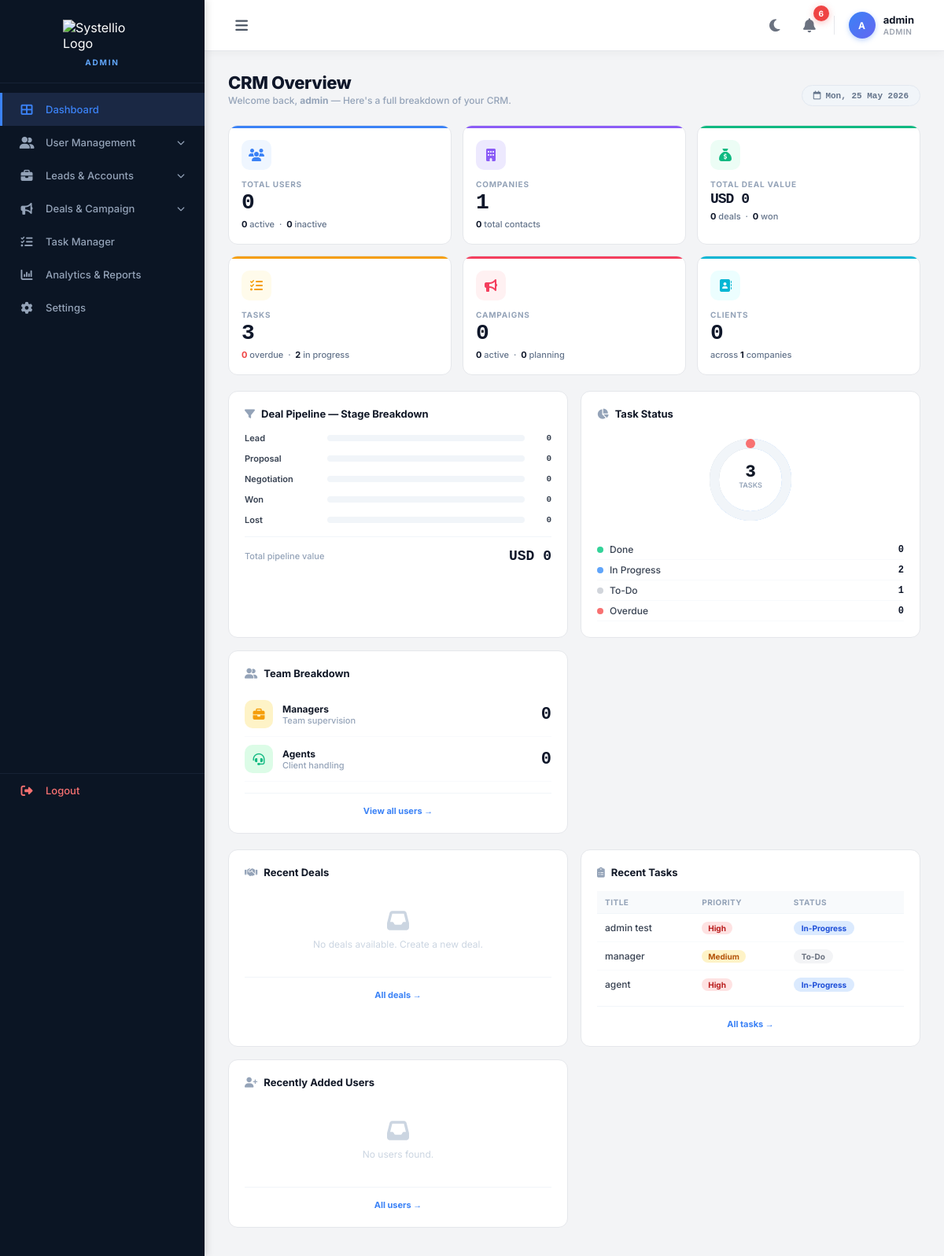
Screenshot of /admin_dashboard.php (signed in) with the database file from the repository.
### tables this page shows
CREATE TABLE `tasks` (
  `id` int(11) NOT NULL,
  `title` varchar(255) NOT NULL,
  `description` text DEFAULT NULL,
  `assigned_to` varchar(100) DEFAULT 'Unassigned',
  `priority` varchar(50) DEFAULT 'Medium',
  `status` varchar(50) DEFAULT 'To-Do',
  `due_date` date DEFAULT NULL,
  `created_at` timestamp NOT NULL DEFAULT current_timestamp(),
  `assigned_by` varchar(100) DEFAULT NULL,
  `updated_at` timestamp NULL DEFAULT NULL ON UPDATE current_timestamp(),
  `client_ids` text DEFAULT NULL
);

### admin_dashboard.php (the view, shortened to what this page needs)
<!DOCTYPE html>
<html lang="en">
<head>
    <link rel="stylesheet" href="https://cdnjs.cloudflare.com/ajax/libs/font-awesome/6.4.0/css/all.min.css">
</head>
<body>
    <?php
    include 'sidebar.php';
?>
    <div class="main-content">
        <?php include 'topbar.php'; ?>
        <?php
        $ov = ['total_users'=>0,'active_users'=>0,'inactive_users'=>0,'admins'=>0,'managers'=>0,'agents'=>0,
               'total_companies'=>0,'total_contacts'=>0,'total_deals'=>0,'deal_value'=>0,
               'deals_won'=>0,'deals_lost'=>0,'total_tasks'=>0,'tasks_todo'=>0,'tasks_progress'=>0,
               'tasks_done'=>0,'tasks_overdue'=>0,'total_campaigns'=>0,'camp_active'=>0,'camp_planning'=>0,
               'recent_deals'=>[],'recent_tasks'=>[],'recent_users'=>[]];
        if(isset($conn)){
            $adminUsername = mysqli_real_escape_string($conn, $_SESSION['username'] ?? '');
            $teamUsers = [$adminUsername];
            $teamList = implode("','", array_map(fn($u)=>mysqli_real_escape_string($conn,$u), $teamUsers));
            $r=mysqli_fetch_assoc(mysqli_query($conn,"SELECT COUNT(*) t,SUM(status='active') a,SUM(status='inactive') i,SUM(role='manager') mgr,SUM(role='agent') agt FROM users WHERE created_by='$adminUsername' AND role IN ('manager','agent')"));
            if($r){$ov['total_users']=(int)$r['t'];$ov['active_users']=(int)$r['a'];$ov['inactive_users']=(int)$r['i'];$ov['admins']=0;$ov['managers']=(int)$r['mgr'];$ov['agents']=(int)$r['agt'];}
            $r2=mysqli_fetch_assoc(mysqli_query($conn,"SELECT COUNT(*) c FROM companies WHERE assigned_agent IN ('$teamList')")); if($r2) $ov['total_companies']=(int)$r2['c'];
            $r3=mysqli_fetch_assoc(mysqli_query($conn,"SELECT COUNT(*) c FROM contacts WHERE company_id IN (SELECT id FROM companies WHERE assigned_agent IN ('$teamList'))")); if($r3) $ov['total_contacts']=(int)$r3['c'];
            $r4=mysqli_fetch_assoc(mysqli_query($conn,"SELECT COUNT(*) t,COALESCE(SUM(deal_value),0) v,SUM(stage='Won') w,SUM(stage='Lost') l FROM deals WHERE sales_officer IN ('$teamList')"));
            if($r4){$ov['total_deals']=(int)$r4['t'];$ov['deal_value']=(float)$r4['v'];$ov['deals_won']=(int)$r4['w'];$ov['deals_lost']=(int)$r4['l'];}
            $teamNames = [];
            $tnq = mysqli_query($conn, "SELECT name FROM users WHERE username IN ('$teamList')");
            if($tnq) while($tn = mysqli_fetch_assoc($tnq)) $teamNames[] = mysqli_real_escape_string($conn, $tn['name']);
            $teamNameList = implode("','", $teamNames);
            $r5=mysqli_fetch_assoc(mysqli_query($conn,"SELECT COUNT(*) t,SUM(status='To-Do') td,SUM(status='In-Progress') ip,SUM(status='Done') d,SUM(due_date<CURDATE() AND status!='Done') ov FROM tasks WHERE assigned_to IN ('$teamNameList') OR assigned_by IN ('$teamNameList')"));
            if($r5){$ov['total_tasks']=(int)$r5['t'];$ov['tasks_todo']=(int)$r5['td'];$ov['tasks_progress']=(int)$r5['ip'];$ov['tasks_done']=(int)$r5['d'];$ov['tasks_overdue']=(int)$r5['ov'];}
            $r6=mysqli_fetch_assoc(mysqli_query($conn,"SELECT COUNT(*) t,SUM(status='Active') a,SUM(status='Planning') p FROM campaigns WHERE assigned_to IN ('$teamList')"));
            if($r6){$ov['total_campaigns']=(int)$r6['t'];$ov['camp_active']=(int)$r6['a'];$ov['camp_planning']=(int)$r6['p'];}
            $tq=mysqli_query($conn,"SELECT title,status,priority,due_date FROM tasks WHERE assigned_to IN ('$teamNameList') OR assigned_by IN ('$teamNameList') ORDER BY id DESC LIMIT 4"); if($tq) while($row=mysqli_fetch_assoc($tq)) $ov['recent_tasks'][]=$row;
        }
        function ovFmt($v,$c='USD'){if($v>=1000000)return $c.' '.number_format($v/1000000,1).'M';if($v>=1000)return $c.' '.number_format($v/1000,1).'K';return $c.' '.number_format($v,0);}
        function ovTask($s){$m=['To-Do'=>['#f3f4f6','#6b7280'],'In-Progress'=>['#dbeafe','#1d4ed8'],'Done'=>['#dcfce7','#15803d']];$c=$m[$s]??['#f3f4f6','#374151'];return "<span style='background:{$c[0]};color:{$c[1]};padding:3px 10px;border-radius:20px;font-size:10px;font-weight:700;'>$s</span>";}
        function ovPrio($p){$m=['High'=>['#fee2e2','#b91c1c'],'Medium'=>['#fef3c7','#b45309'],'Low'=>['#dcfce7','#15803d']];$c=$m[$p]??['#f3f4f6','#374151'];return "<span style='background:{$c[0]};color:{$c[1]};padding:2px 8px;border-radius:20px;font-size:10px;font-weight:700;'>$p</span>";}
        ?>
        <div id="mainDashboardContent">
            <div class="ov-heading">
                <div class="ov-heading-left">
                    <h1>CRM Overview</h1>
                    <p>Welcome back, <b><?php echo htmlspecialchars($_SESSION['name']??'Admin'); ?></b> — Here's a full breakdown of your CRM.</p>
                </div>
                <div class="ov-date-badge"><i class="fa-regular fa-calendar" style="margin-right:6px;"></i><?php echo date('D, d M Y'); ?></div>
            </div>
            <div class="kpi-strip">
                <div class="kpi-card kpi-blue">
                    <div class="kpi-icon"><i class="fa-solid fa-users"></i></div>
                    <div class="kpi-label">Total Users</div>
                    <div class="kpi-value"><?php echo $ov['total_users']; ?></div>
                    <div class="kpi-sub"><b><?php echo $ov['active_users']; ?></b> active &nbsp;·&nbsp; <b><?php echo $ov['inactive_users']; ?></b> inactive</div>
                </div>
                <div class="kpi-card kpi-violet">
                    <div class="kpi-icon"><i class="fa-solid fa-building"></i></div>
                    <div class="kpi-label">Companies</div>
                    <div class="kpi-value"><?php echo $ov['total_companies']; ?></div>
                    <div class="kpi-sub"><b><?php echo $ov['total_contacts']; ?></b> total contacts</div>
                </div>
                <div class="kpi-card kpi-green">
                    <div class="kpi-icon"><i class="fa-solid fa-sack-dollar"></i></div>
                    <div class="kpi-label">Total Deal Value</div>
                    <div class="kpi-value kpi-value-sm"><?php echo ovFmt($ov['deal_value']); ?></div>
                    <div class="kpi-sub"><b><?php echo $ov['total_deals']; ?></b> deals &nbsp;·&nbsp; <b><?php echo $ov['deals_won']; ?></b> won</div>
                </div>
                <div class="kpi-card kpi-amber">
                    <div class="kpi-icon"><i class="fa-solid fa-list-check"></i></div>
                    <div class="kpi-label">Tasks</div>
                    <div class="kpi-value"><?php echo $ov['total_tasks']; ?></div>
                    <div class="kpi-sub"><b style="color:#ef4444;"><?php echo $ov['tasks_overdue']; ?></b> overdue &nbsp;·&nbsp; <b><?php echo $ov['tasks_progress']; ?></b> in progress</div>
                </div>
                <div class="kpi-card kpi-rose">
                    <div class="kpi-icon"><i class="fa-solid fa-bullhorn"></i></div>
                    <div class="kpi-label">Campaigns</div>
                    <div class="kpi-value"><?php echo $ov['total_campaigns']; ?></div>
                    <div class="kpi-sub"><b><?php echo $ov['camp_active']; ?></b> active &nbsp;·&nbsp; <b><?php echo $ov['camp_planning']; ?></b> planning</div>
                </div>
                <div class="kpi-card kpi-cyan">
                    <div class="kpi-icon"><i class="fa-solid fa-address-book"></i></div>
                    <div class="kpi-label">Clients</div>
                    <div class="kpi-value"><?php echo $ov['total_contacts']; ?></div>
                    <div class="kpi-sub">across <b><?php echo $ov['total_companies']; ?></b> companies</div>
                </div>
            </div>
            <div class="ov-mid-row">
                <div class="ov-panel">
                    <div class="ov-panel-title"><i class="fa-solid fa-filter"></i> Deal Pipeline — Stage Breakdown</div>
                    <?php
                    $stages=['Lead'=>['#60a5fa',0],'Proposal'=>['#a78bfa',0],'Negotiation'=>['#f97316',0],'Won'=>['#34d399',0],'Lost'=>['#f87171',0]];
                    $mx=max(1,max(array_column($stages,1)));
                    foreach($stages as $lbl=>[$col,$cnt]):$pct=round($cnt/$mx*100);
                    ?>
                    <div class="funnel-row">
                        <div class="funnel-label"><?php echo $lbl; ?></div>
                        <div class="funnel-bar-wrap"><div class="funnel-bar" style="width:<?php echo $pct; ?>%;background:<?php echo $col; ?>;"></div></div>
                        <div class="funnel-count"><?php echo $cnt; ?></div>
                    </div>
                    <?php endforeach; ?>
                    <div class="funnel-deal-total">
                        <span>Total pipeline value</span>
                        <strong><?php echo ovFmt($ov['deal_value']); ?></strong>
                    </div>
                </div>
                <div class="ov-panel">
                    <div class="ov-panel-title"><i class="fa-solid fa-chart-pie"></i> Task Status</div>
                    <?php
                    $tTot=max(1,$ov['total_tasks']);
                    $r2=$ov['tasks_progress']; $r3=$ov['tasks_todo']; $r4t=$ov['tasks_done']; $r5t=$ov['tasks_overdue'];
                    $rv=46; $circ=2*M_PI*$rv;
                    $segs=[[$r4t,'#34d399'],[$r2,'#60a5fa'],[$r3,'#d1d5db'],[$r5t,'#f87171']];
                    $off=0; $svgp='';
                    foreach($segs as [$sv,$sc]){
                        $frac=$sv/$tTot; $dash=$frac*$circ; $gap=$circ-$dash;
                        $svgp.="<circle class='donut-bg' cx='60' cy='60' r='46' stroke-width='12'/>";
                        $svgp.="<circle cx='60' cy='60' r='46' fill='none' stroke='{$sc}' stroke-width='12' stroke-dasharray='{$dash} {$gap}' stroke-dashoffset='-{$off}' stroke-linecap='round'/>";
                        $off+=$dash;
                    }
                    ?>
                    <div class="task-ring-wrap">
                        <svg class="donut-svg" width="120" height="120" viewBox="0 0 120 120">
                            <?php echo $svgp;  ?>
                            <g transform="rotate(90,60,60)">
                                <text x="60" y="56" text-anchor="middle" font-size="20" font-weight="800" fill="#111827" font-family="DM Mono,monospace"><?php echo $ov['total_tasks']; ?></text>
                                <text x="60" y="70" text-anchor="middle" font-size="9"  font-weight="600" fill="#94a3b8">TASKS</text>
                            </g>
                        </svg>
                        <div class="task-ring-legend" style="width:100%;">
                            <?php foreach([['Done','#34d399',$ov['tasks_done']],['In Progress','#60a5fa',$ov['tasks_progress']],['To-Do','#d1d5db',$ov['tasks_todo']],['Overdue','#f87171',$ov['tasks_overdue']]] as [$n,$c,$v]): ?>
                            <div class="trl-row">
                                <div class="trl-dot" style="background:<?php echo $c; ?>;"></div>
                                <div class="trl-name"><?php echo $n; ?></div>
                                <div class="trl-num"><?php echo $v; ?></div>
                            </div>
                            <?php endforeach; ?>
                        </div>
                    </div>
                </div>
                <div class="ov-panel">
                    <div class="ov-panel-title"><i class="fa-solid fa-user-group"></i> Team Breakdown</div>
                    <?php foreach([
                        ['Managers','manager','#fef3c7','#f59e0b','fa-briefcase',$ov['managers']],
                        ['Agents','agent','#dcfce7','#10b981','fa-headset',$ov['agents']],
                    ] as [$lbl,$key,$bg,$col,$ico,$cnt]):
                    $desc=['manager'=>'Team supervision','agent'=>'Client handling'];
                    ?>
                    <div class="ubl-row">
                        <div class="ubl-avatar" style="background:<?php echo $bg; ?>;color:<?php echo $col; ?>;"><i class="fa-solid <?php echo $ico; ?>"></i></div>
                        <div class="ubl-info">
                            <div class="ubl-role"><?php echo $lbl; ?></div>
                            <div class="ubl-stat"><?php echo $desc[$key]; ?></div>
                        </div>
                        <div class="ubl-count"><?php echo $cnt; ?></div>
                    </div>
                    <?php endforeach; ?>
                    <div class="ov-panel-footer" style="margin-top:14px;"><a href="#" onclick="showUserList(this)">View all users →</a></div>
                </div>
            </div>
            <div class="ov-bottom-row">
                <div class="ov-panel">
                    <div class="ov-panel-title"><i class="fa-solid fa-handshake"></i> Recent Deals</div>
                    <?php if(empty($ov['recent_deals'])): ?>
                        <div class="ov-empty"><i class="fa-solid fa-inbox"></i>No deals available. Create a new deal.</div>
                    <?php endif; ?>
                    <div class="ov-panel-footer"><a href="#" onclick="showDealPipeline(this)">All deals →</a></div>
                </div>
                <div class="ov-panel">
                    <div class="ov-panel-title"><i class="fa-solid fa-clipboard-list"></i> Recent Tasks</div>
                    <?php if(empty($ov['recent_tasks'])): ?>
                        <div class="ov-empty"><i class="fa-solid fa-inbox"></i>No tasks found.</div>
                    <?php else: ?>
                    <table class="mini-table">
                        <thead><tr><th>Title</th><th>Priority</th><th>Status</th></tr></thead>
                        <tbody>
                        <?php foreach($ov['recent_tasks'] as $t): ?>
                        <tr>
                            <td class="mini-td-title" title="<?php echo htmlspecialchars($t['title']); ?>"><?php echo htmlspecialchars($t['title']); ?></td>
                            <td><?php echo ovPrio($t['priority']); ?></td>
                            <td><?php echo ovTask($t['status']); ?></td>
                        </tr>
                        <?php endforeach; ?>
                        </tbody>
                    </table>
                    <?php endif; ?>
                    <div class="ov-panel-footer"><a href="task_manager.php">All tasks →</a></div>
                </div>
              <div class="ov-panel">
                    <div class="ov-panel-title"><i class="fa-solid fa-user-plus"></i> Recently Added Users</div>
                    <?php if(empty($ov['recent_users'])): ?>
                        <div class="ov-empty"><i class="fa-solid fa-inbox"></i>No users found.</div>
                    <?php endif; ?>
                    <div class="ov-panel-footer"><a href="#" onclick="showUserList(this)">All users →</a></div>
                </div>
            </div>
        </div>
  </body>
</html>

### rows the page displays
tasks: title "admin test", priority "High", status "In-Progress"
tasks: title "manager", priority "Medium", status "To-Do"
tasks: title "agent", priority "High", status "In-Progress"

### other values shown
$sidebarRole "ADMIN"
$_notif_count "6"
$_tb_initials "A"
$_tb_name "admin"
$_tb_role_display "ADMIN"
$_SESSION['name'] "admin"
$ov['total_users'] "0"
$ov['active_users'] "0"
$ov['inactive_users'] "0"
$ov['total_companies'] "1"
$ov['total_contacts'] "0"
ovFmt($ov['deal_value']) "USD 0"
$ov['total_deals'] "0"
$ov['deals_won'] "0"
$ov['total_tasks'] "3"
